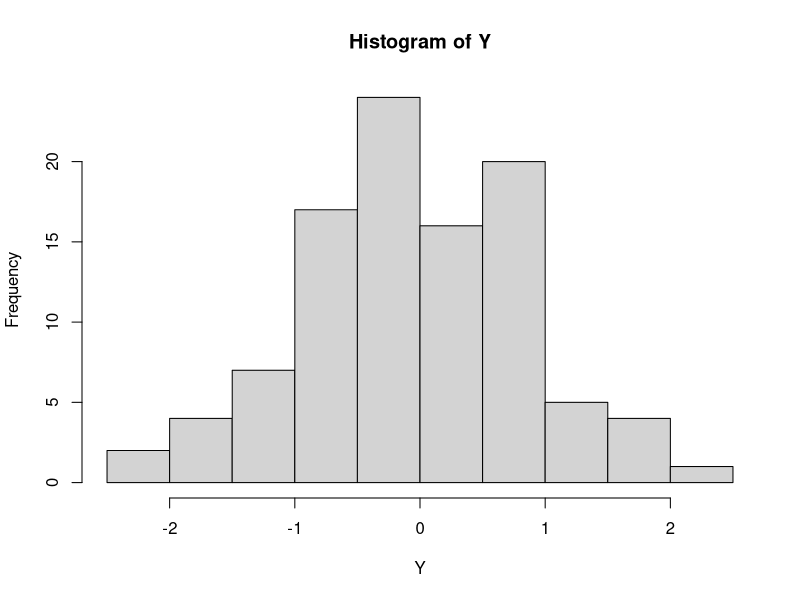

The R source for this figure:
## ---- chunk 1
knitr::opts_chunk$set(echo = TRUE)
## ---- chunk 2
# sample of size 100
Y <- rnorm( 100)
hist(Y)
